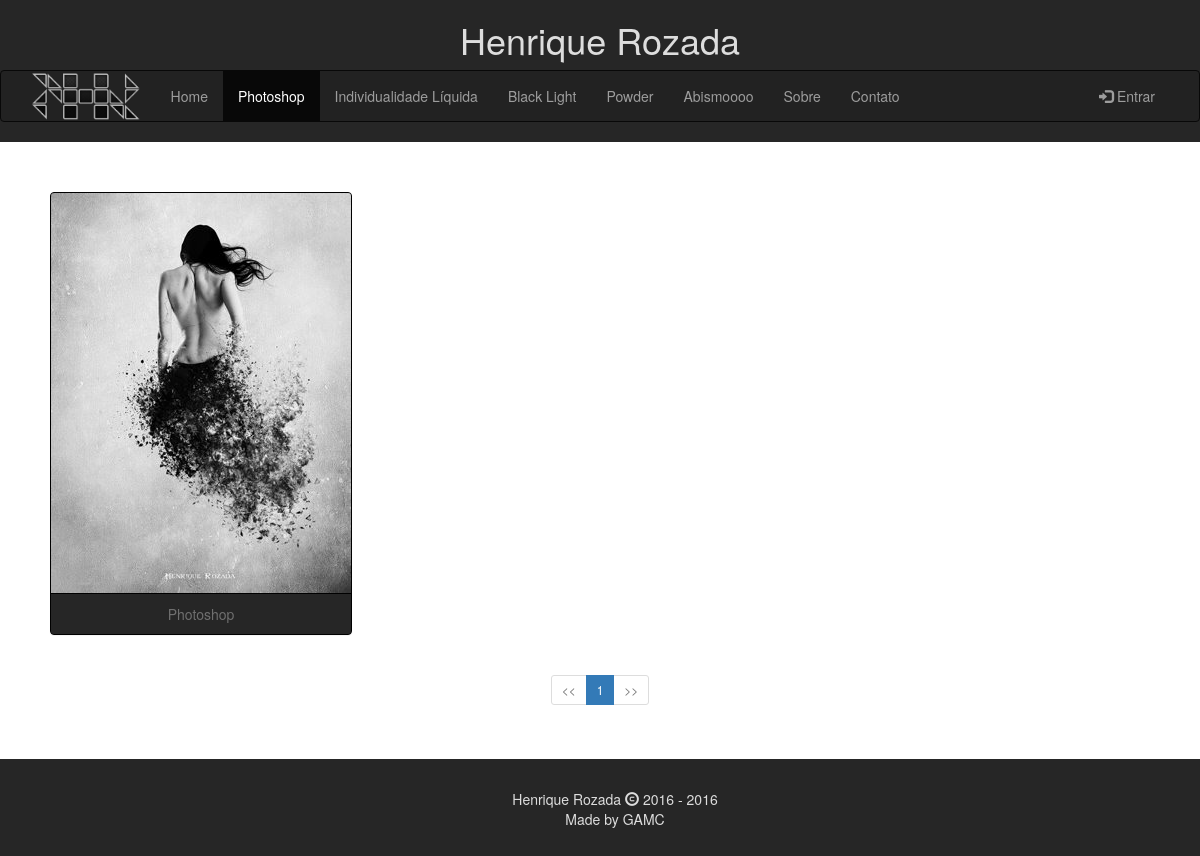
Page /category.php?cid=1 on the committed database.
### tables this page shows
CREATE TABLE `categories` (
  `id` int(11) NOT NULL,
  `name` varchar(50) NOT NULL
);

CREATE TABLE `galeries` (
  `id` int(11) NOT NULL,
  `name` varchar(50) NOT NULL,
  `image` varchar(100) NOT NULL,
  `category_id` int(11) NOT NULL
);

### category.php (the view, shortened to what this page needs)
<?php
include "template/header.php";
include "conn/connection.php";
$currentPage = 1;
$offset = ($currentPage - 1) * 12;
$stmt = $conn->prepare("SELECT * from galeries WHERE category_id=".$_GET['cid']." LIMIT 15 OFFSET ".$offset);
$stmt->execute();
$results = $stmt->fetchAll();
$queryRes = $conn->query('SELECT count(*) from galeries WHERE category_id='.$_GET['cid']);
$count = $queryRes->fetchColumn();
?>
<article>
    <div class="container">
        <div class="row">
            <?php for ($i = 0; $i < count($results); $i++): ?>
                <div class="col-sm-4">
                    <a href="galery.php?id=<?php echo $results[$i]['id'] ?>">
                        <div class="panel panel-default category">
                            <div class="panel-body clear-padding"><img class="img-responsive" src="<?php echo $results[$i]['image'] ?>" alt="<?php echo $results[$i]['name'] ?>"></div>
                            <div class="panel-footer text-center"><?php echo $results[$i]['name'] ?></div>
                        </div>
                    </a>
                </div>
            <?php endfor; ?>
        </div>
        <div class="row">
            <div class="col-sm-12 text-center">
                <ul class="pagination pagination-sm">
                                        <?php
                                        $numPages = ceil($count / 15);
                                        $minPage = $currentPage - 2 > 0 ? $currentPage - 2 : 1;
                                        $maxPage = $currentPage + 2 < $numPages ? $currentPage + 2 : $numPages;
                                        if($currentPage>1){
                                            echo '<li><a href="index.php?page='.($currentPage-1).'">&#60&#60</a></li>';
                                        }else{
                                            echo '<li class="disabled"><a href="">&#60&#60</a></li>';
                                        }
                                        for($i = $minPage; $i <= $maxPage; $i++):?>
                                        <li class="<?php echo $i==$currentPage? 'active':''?>"><a href="index.php?page=<?php echo $i?>"><?php echo $i ?></a></li>
                                        <?php endfor;
                                        if($currentPage<$maxPage){
                                            echo '<li><a href="index.php?page='.($currentPage+1).'">&#62&#62</a></li>';
                                        }else{
                                            echo '<li class="disabled"><a href="">&#62&#62</a></li>';
                                        }?>
                                    </ul>
            </div>
        </div>
    </div>
</article>
<?php require "template/footer.php" ?>

### template/header.php (shortened to what this page needs)
<?php session_start();
$path = $_SERVER['DOCUMENT_ROOT'];
include $path."/conn/connection.php";
$stmt = $conn->prepare('SELECT * from categories');
$stmt->execute();
$categories = $stmt->fetchAll();
?>
<!DOCTYPE html>
<html lang="pt-BR">
	<head>
		<link rel="stylesheet" href="http://maxcdn.bootstrapcdn.com/bootstrap/3.3.6/css/bootstrap.min.css">
		<link rel="stylesheet" type="text/css" href="/style.css"/>
	</head>
	<body>
		<header>
			<h1 class="text-center">Henrique Rozada</h1>
		</header>
		<nav class="navbar navbar-inverse">
			<div class="container">
				<div class="navbar-header">
					<a class="navbar-brand image-logo" href="/index.php"><img src="/Imagens/HR.png" alt="Logo HR" /></a>
				</div>
				<div class="collapse navbar-collapse" id="myNavbar">
					<ul class="nav navbar-nav">
						<li <?php if($_SERVER['PHP_SELF'] == "/index.php"){echo 'class="active"';}?>><a href="/index.php">Home</a></li>
                                                <?php foreach ($categories as $category):?>
                                                <li <?php if(isset($_GET['cid']) && htmlspecialchars($_GET['cid']) == $category['id']){echo 'class="active"';}?>><a href="<?php echo "/category.php?cid=".$category['id']?>"><?php echo $category['name']?></a></li>
                                                <?php endforeach;?>
						<li <?php if($_SERVER['PHP_SELF'] == "/about.php"){echo 'class="active"';}?>><a href="/about.php">Sobre</a></li>
						<li <?php if($_SERVER['PHP_SELF'] == "/contato.php"){echo 'class="active"';}?>><a href="/contato.php">Contato</a></li>
					</ul>
					<ul class="nav navbar-nav navbar-right">
					<?php if(!isset($_SESSION['email'])):?>
						<li><a href="/login.php"><span class="glyphicon glyphicon-log-in"></span> Entrar</a></li>
					<?php else:?>
						<li><a href="/dashboard.php"><span class="glyphicon glyphicon-home"></span> Minha Conta</a></li>
						<li><a href="/logout.php"><span class="glyphicon glyphicon-log-out"></span> Sair</a></li>
					<?php endif;?>
					</ul>
				</div>
			</div>
		</nav>

### style.css (style rules this page uses)
body { background-color: #262626; color: #ddd }
article { background-color: #fff; padding: 30px 0px; }
.category { display: table; margin:auto; border-color: #000; background-color: #262626; filter: grayscale(100%); margin: 20px; max-height: 200px; overflow: hidden; }
.category .panel-footer { background-color: inherit; border-color: #000; }
.clear-padding { padding: 0px; }
.image-logo { padding-top: 0px; padding-bottom: 0px; }
.image-logo img { height: inherit; }

### rows in the picture
categories: name "Photoshop"
categories: name "Individualidade Líquida"
categories: name "Black Light"
categories: name "Powder"
categories: name "Abismoooo"
galeries: image (picture), name "Photoshop"
